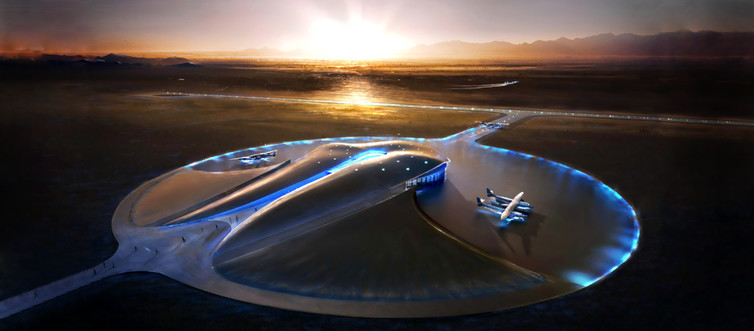
#> input picture image/virgin.jpg, 754 x 331 px
$ python m.py   (Python 2 division)   (older library calls are emulated)
#> lines starting #> are read from the running program, lines starting #| are printed output that depends on the picture; after the words box and inside, x2 and y2 are one past the last pixel; in counts of white or black regions, pixels touching at a corner belong together
import cv2
import numpy as np
img = cv2.imread('image/virgin.jpg',0)
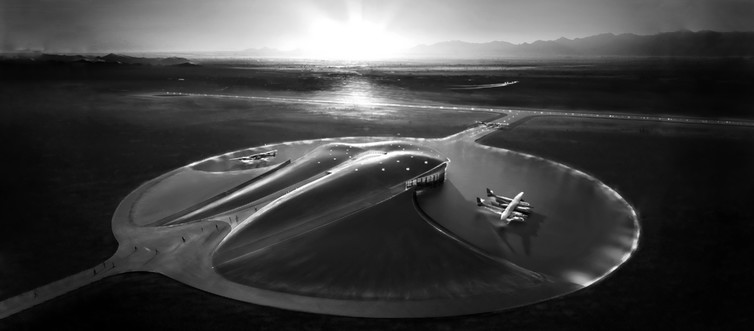
#> img: shape (331, 754); min 0, max 255, mean 64.7
ret,thresh = cv2.threshold(img,127,255,0)
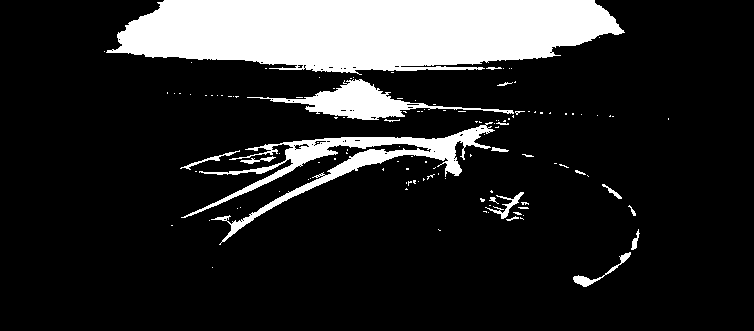
#> thresh: shape (331, 754); 16% white; 123 white regions (105 under 20 px)
im2,contours,hierarchy = cv2.findContours(thresh, 1, 2)
#> contours = 178 contours, 165 with area under 20; largest, box (x1, y1, x2, y2) and area: (106, 0, 625, 75) 28798, (181, 122, 495, 245) 5115, (247, 79, 514, 120) 2761, (573, 252, 631, 287) 230, (485, 192, 524, 219) 159
cnt = contours[0]
#> cnt = [[212, 267]]
M = cv2.moments(cnt)
#> M = moments, m00 0
print M
#> (printed output is left out)

$ run again, with image/mesi.jpg copied over image/virgin.jpg
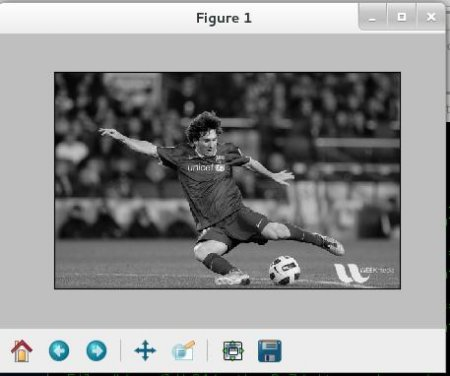
#> input picture image/mesi.jpg, 450 x 376 px
#> `ret,thresh = cv2.threshold(img,127,255,0)`:
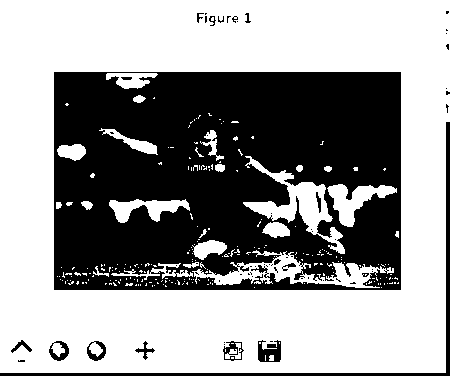
#> thresh: shape (376, 450); 59.8% white; 63 black regions (48 under 20 px)
#> contours = 334 contours, 289 with area under 20; largest, box (x1, y1, x2, y2) and area: (0, 0, 450, 373) 166008, (53, 71, 402, 291) 76210, (192, 250, 394, 288) 2432, (243, 156, 345, 254) 2374, (327, 184, 397, 227) 1150
#> cnt = contour of 10 points, box (x1, y1, x2, y2) (17, 359, 26, 363), area 21
#> M = moments, m00 21, centre m10/m00, m01/m00 = (21.1, 360.6)
#> (printed output is left out)

$ run again, with image/mesi1.jpg copied over image/virgin.jpg
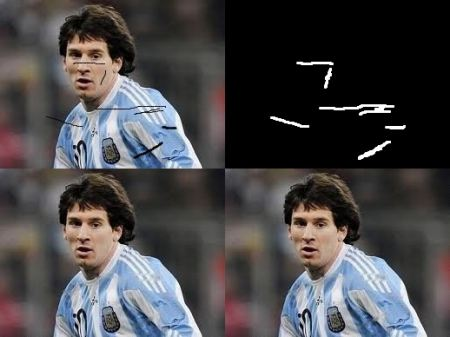
#> input picture image/mesi1.jpg, 450 x 337 px
#> `img = cv2.imread('image/virgin.jpg',0)`:
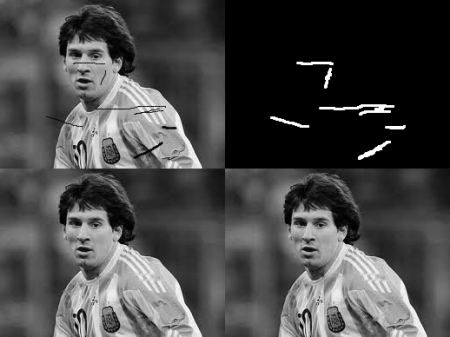
#> img: shape (337, 450); min 0, max 255, mean 71.7
#> `ret,thresh = cv2.threshold(img,127,255,0)`:
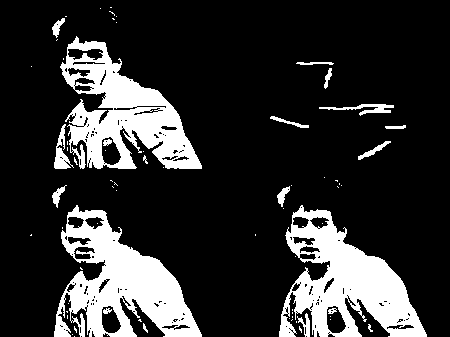
#> thresh: shape (337, 450); 19% white; 70 white regions (50 under 20 px)
#> contours = 243 contours, 190 with area under 20; largest, box (x1, y1, x2, y2) and area: (54, 205, 202, 337) 9914, (279, 205, 427, 337) 9859, (60, 36, 202, 169) 9388, (101, 136, 122, 166) 418, (326, 305, 347, 334) 416
#> cnt = [[74, 336]]
#> M = moments, m00 0
#> (printed output is left out)
